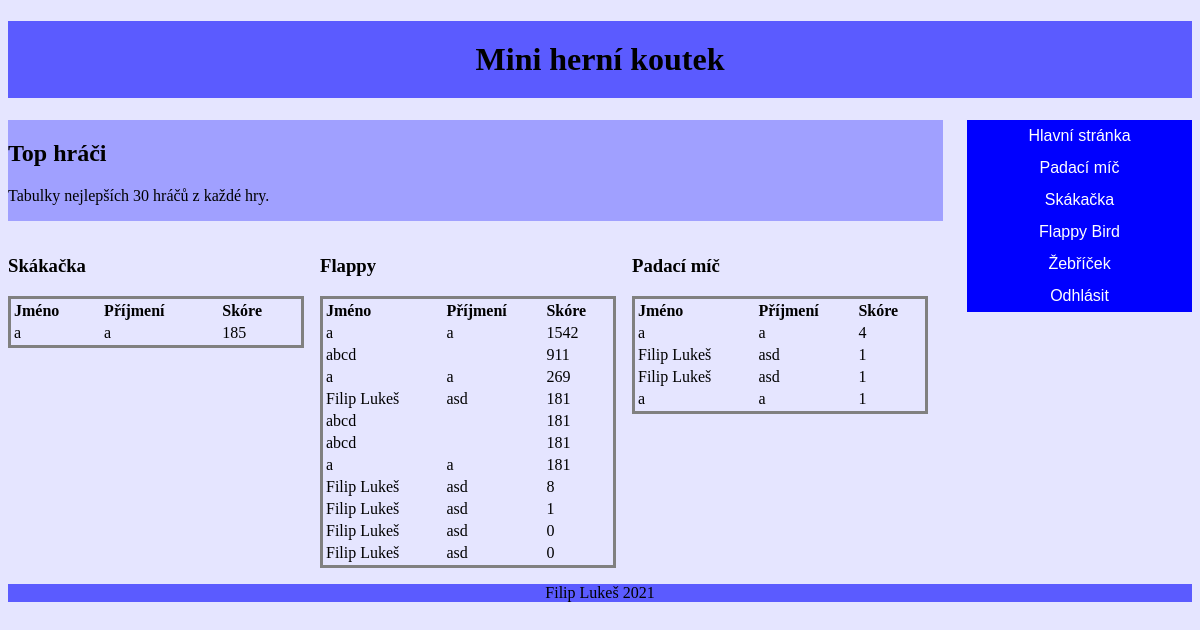
The page /tophraci.php (signed in) on the database its author committed.
### tables this page shows
CREATE TABLE `uzivatele` (
  `uzivatele_id` int(11) NOT NULL,
  `jmeno` varchar(80) NOT NULL,
  `prijmeni` varchar(80) NOT NULL,
  `datum_narozeni` date NOT NULL,
  `pocet_her` int(11) DEFAULT 0,
  `login` varchar(255) NOT NULL,
  `heslo` varchar(255) NOT NULL,
  `admin` int(1) DEFAULT 0,
  `email` varchar(80) DEFAULT NULL
);

### tophraci.php (the view, shortened to what this page needs)
<?php
include 'config.php';
     $user = $_SESSION['user'];
     if(($user != "")){
        $sql = "SELECT * FROM flappy order by score desc limit 30";
        $result = mysqli_query($conn, $sql);
        $i=0;
        if(mysqli_num_rows($result)>0){
            while($row = mysqli_fetch_array($result)){
                $flappy[$i]["score"]=$row['score'];
                 $hrac =$row['uzivatel_id'];
                 $sql = "SELECT jmeno,prijmeni FROM uzivatele WHERE uzivatele_id='$hrac'";
                 $hrac = mysqli_query($conn, $sql);
                    if(mysqli_num_rows($hrac)>0){
                        $row= mysqli_fetch_assoc($hrac);
                       $flappy[$i]["jmeno"] = $row['jmeno'];
                       $flappy[$i]["prijmeni"] = $row['prijmeni'];
                    }
                  $i=$i+1;
                }
        }
    }
     $user = $_SESSION['user'];
     if(($user != "")){
        $sql = "SELECT * FROM padacimic order by score desc limit 30";
        $result = mysqli_query($conn, $sql);
     $i=0;
        if(mysqli_num_rows($result)>0){
            while($row = mysqli_fetch_array($result)){
                $padacimic[$i]["score"]=$row['score'];
                 $hrac =$row['uzivatel_id'];
                 $sql = "SELECT jmeno,prijmeni FROM uzivatele WHERE uzivatele_id='$hrac'";
                 $hrac = mysqli_query($conn, $sql);
                    if(mysqli_num_rows($hrac)>0){
                        $row= mysqli_fetch_assoc($hrac);
                       $padacimic[$i]["jmeno"] = $row['jmeno'];
                       $padacimic[$i]["prijmeni"] = $row['prijmeni'];
                    }
                  $i=$i+1;
                }
        }
    }
         $user = $_SESSION['user'];
        if(($user != "")){
        $sql = "SELECT * FROM skakacka order by score desc limit 30";
        $result = mysqli_query($conn, $sql);
             $i=0;
        if(mysqli_num_rows($result)>0){
            while($row = mysqli_fetch_array($result)){
                $skakacka[$i]["score"]=$row['score'];
                 $hrac =$row['uzivatel_id'];
                 $sql = "SELECT jmeno,prijmeni FROM uzivatele WHERE uzivatele_id='$hrac'";
                 $hrac = mysqli_query($conn, $sql);
                    if(mysqli_num_rows($hrac)>0){
                        $row= mysqli_fetch_assoc($hrac);
                       $skakacka[$i]["jmeno"] = $row['jmeno'];
                       $skakacka[$i]["prijmeni"] = $row['prijmeni'];
                    }
                  $i=$i+1;
                }
        }
    }
?>
<!DOCTYPE html>
<html lang="cs">
<head>
    <link rel="stylesheet" href="css/topHraci.css">
</head>
<body>
<h1 class="header">Mini herní koutek</h1>
   <nav class="menu">
    <ul>
        <li><a href="home.php">Hlavní stránka</a></li>
        <li><a href="padacimic.php">Padací míč</a></li>
        <li><a href="skakacka.php">Skákačka</a></li>
        <li><a href="flapybird.php">Flappy Bird</a></li>
        <li><a href="tophraci.php">Žebříček</a></li>
        <li><a href='logphp.php?fn=logout'>Odhlásit</a></li>
    </ul>
</nav>
    <div class="text">
        <h2>Top hráči</h2>
        <p>
            Tabulky nejlepších 30 hráčů z každé hry.
        </p>
    </div>
<div class="score">
    <h3>Skákačka</h3>
   <table class="tableScore">
      <tr>
        <th>Jméno</th>
        <th>Příjmení</th>
        <th>Skóre</th>
      </tr>
     <?php
      foreach ($skakacka as $fla){
        echo  "<tr>";
        echo "<div > <td>$fla[jmeno]</td></div>";
        echo "<div > <td>$fla[prijmeni]</td></div>";
        echo "<div > <td>$fla[score]</td></div>";
        echo"</tr>";
      }
      ?>
    </table>
</div>
<div class="score">
     <h3>Flappy</h3>
    <table class="tableScore">
      <tr>
        <th>Jméno</th>
        <th>Příjmení</th>
        <th>Skóre</th>
      </tr>
      <?php
      foreach ($flappy as $fla){
        echo  "<tr>";
        echo "<div > <td>$fla[jmeno]</td></div>";
        echo "<div > <td>$fla[prijmeni]</td></div>";
        echo "<div > <td>$fla[score]</td></div>";
        echo"</tr>";
      }
      ?>
    </table>
</div>
<div class="score">
    <h3>Padací míč</h3>
    <table class="tableScore">
      <tr>
         <th>Jméno</th>
        <th>Příjmení</th>
        <th>Skóre</th>
      </tr>
           <?php
      foreach ($padacimic as $fla){
        echo  "<tr>";
        echo "<div > <td>$fla[jmeno]</td></div>";
        echo "<div > <td>$fla[prijmeni]</td></div>";
        echo "<div > <td>$fla[score]</td></div>";
        echo"</tr>";
      }
      ?>
    </table>
</div>
<div class="pata"> Filip Lukeš 2021</div>
</body>
</html>

### css/topHraci.css (style rules this page uses)
body { background: rgba(0, 0, 255, 0.1) }
nav.menu { display: block; width: 100%; background: blue; }
nav.menu ul { list-style-type: none; margin: 0; padding: 0; }
nav.menu ul li { width: 100%; }
nav.menu a { display: block; color: white; text-decoration: none; font-family: sans-serif; text-align: center; line-height: 2em; padding: 0 5px; }
.header { box-sizing: border-box; font-size: xx-large; width: 100%; background: rgba(0, 0, 255, 0.6); text-align: center; float: none; padding: 20px 0 20px 0; }
.text { box-sizing: border-box; width: 100%; background: rgba(0, 0, 255, 0.3); }
.pata { box-sizing: border-box; width: 100%; text-align: center; background: rgba(0, 0, 255, 0.6); padding: auto; float: left; }
.score { float: left; width:100%; }
.score .tableScore { border-style: solid; margin-bottom: 1em; text-align: left; float: left; width: 100%; }
@media screen and (min-width: 780px) { nav.menu { width: 19%; float: right; } }
@media screen and (min-width: 780px) { .text { width: 79%; float: left; margin-bottom: 1em; } }
@media screen and (min-width: 780px) { .score { margin-right: 1em; width: 25%; } }

### rows shown on the page
uzivatele: jmeno "Filip Lukeš", prijmeni "asd", fla "181", fla "8", fla "1", fla "0"

### other values the page prints
$fla[jmeno] "a"
$fla[prijmeni] "a"
$fla[score] "185"
$fla[score] "1542"
$fla[jmeno] "abcd"
$fla[score] "911"
$fla[score] "269"
$fla[score] "181"
$fla[score] "4"
$fla[score] "1"
